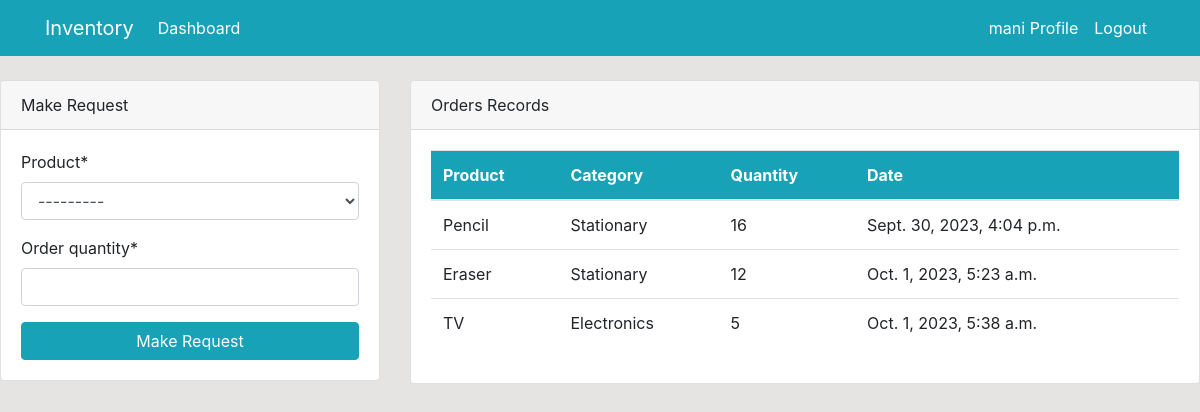
Screenshot of /dashboard/ (signed in) with the database file from the repository.
### dashboard/models.py (models this page shows, shortened)
class Order(models.Model):
    product = models.ForeignKey(Product, on_delete=models.CASCADE, null=True)
    staff = models.ForeignKey(User, on_delete=models.CASCADE, null=True)
    order_quantity = models.PositiveIntegerField(null=True)
    date=models.DateTimeField(auto_now_add=True)

class Product(models.Model):
    name=models.CharField(max_length=100, null=True)
    category=models.CharField(max_length=200,  choices=CATEGORY, null=True)
    quantity=models.PositiveBigIntegerField(null=True)
    minimum_stock = models.PositiveIntegerField(default=2)
    minimum_quantity = models.PositiveIntegerField(default=2)
    current_stock = models.PositiveIntegerField(default=0)
    description = models.TextField("Default description")
    class Meta:
        verbose_name_plural='Product'
    def __str__(self):
        return f'{self.name}-{self.quantity}'

### dashboard/views.py (the view)
# urls.py: path('dashboard/',views.index,name='dashboard-index'),
@login_required(login_url='user-login')
def index(request):
    orders=Order.objects.all()
    products=Product.objects.all()
    orders_count=orders.count()
    products_count=products.count()
    workers_count=User.objects.all().count()
    if request.method=='POST':
        form=OrderForm(request.POST)
        if form.is_valid():
            instance=form.save(commit=False)
            instance.staff=request.user
            instance.save()
            return redirect('dashboard-index')
    else:
        form=OrderForm()
    context={
        'orders':orders,
        'form':form,
        'products':products,
        'products_count':products_count,
        'workers_count':workers_count,
        'orders_count':orders_count
    }
    return render(request,'dashboard/index.html',context)

### dashboard/forms.py
class OrderForm(forms.ModelForm):
    class Meta:
        model = Order
        fields = ['product', 'order_quantity']

### templates/dashboard/index.html (shortened to what this page needs)
{% extends 'partials/base.html' %}
{% block content %}
{% if user.is_authenticated and user.is_staff and user.is_superuser %}
{% include 'partials/topnav.html' %}
<div class="container">
    <div class="row my-5">
        <div class="col-md-6">
            <div class="bg-white">
                <canvas id="myChart1" width="400" height="300"></canvas>
                <script>
                    var ctx = document.getElementById('myChart1').getContext('2d');
                    var myChart1 = new Chart(ctx, {
                        type: 'pie',
                        data: {
                            labels: [{% for order in orders %} '{{order.product.name}}', {% endfor %}],
                            datasets: [{
                                label: 'Orders',
                                data: [{%for order in orders %} '{{order.order_quantity}}', {%endfor%}],
                                backgroundColor: [
                                    'rgba(255, 99, 132, 1)',
                                    'rgba(54, 162, 235, 1)',
                                    'rgba(255, 206, 86, 1)',
                                    'rgba(75, 192, 192, 1)',
                                    'rgba(153, 102, 255, 1)',
                                    'rgba(25, 159, 64, 1)',
                                    'rgba(212, 99, 130, 1)',
                                    'rgba(234, 160, 205, 1)',
                                    'rgba(255, 206, 86, 1)',
                                    'rgba(34, 112, 162, 1)',
                                    'rgba(153, 102, 255, 1)',
                                    'rgba(255, 159, 64, 1)',
                                ],
                                borderColor: [
                                    'rgba(255, 99, 132, 1)',
                                    'rgba(54, 162, 235, 1)',
                                    'rgba(255, 206, 86, 1)',
                                    'rgba(75, 192, 192, 1)',
                                    'rgba(153, 102, 255, 1)',
                                    'rgba(255, 159, 64, 1)',
                                    'rgba(25, 159, 64, 1)',
                                    'rgba(212, 99, 130, 1)',
                                    'rgba(234, 160, 205, 1)',
                                    'rgba(255, 206, 86, 1)',
                                    'rgba(34, 112, 162, 1)',
                                    'rgba(153, 102, 255, 1)',
                                    'rgba(255, 159, 64, 1)',
                                ],
                                borderWidth: 1
                            }]
                        },
                        options: {
                            scales: {
                                yAxes: [{
                                    ticks: {
                                        beginAtZero: true
                                    }
                                }]
                            }
                        }
                    });
                </script>
            </div>
        </div>
        <div class="col-md-6">
            <div class="bg-white">
                <canvas id="myChart" width="400" height="300"></canvas>
                <script>
                    var ctx = document.getElementById('myChart').getContext('2d');
                    var myChart = new Chart(ctx, {
                        type: 'bar',
                        data: {
                            labels: [{% for product in products %} '{{product.name}}', {% endfor %}],
                            datasets: [{
                                label: 'Products',
                                data: [{% for product in products %} {{product.quantity}}, {% endfor %}],
                                backgroundColor: [
                                'rgba(25, 159, 64, 1)',
                                'rgba(212, 99, 130, 1)',
                                'rgba(234, 160, 205, 1)',
                                'rgba(255, 206, 86, 1)',
                                'rgba(34, 112, 162, 1)',
                                'rgba(153, 102, 255, 1)',
                                'rgba(255, 159, 64, 1)',
                                    'rgba(255, 99, 132, 1)',
                                    'rgba(54, 162, 235, 1)',
                                    'rgba(255, 206, 86, 1)',
                                    'rgba(75, 192, 192, 1)',
                                    'rgba(153, 102, 255, 1)',
                                    'rgba(255, 159, 64, 1)',
                                ],
                                borderColor: [
                                'rgba(25, 159, 64, 1)',
                                'rgba(212, 99, 130, 1)',
                                'rgba(234, 160, 205, 1)',
                                'rgba(255, 206, 86, 1)',
                                'rgba(34, 112, 162, 1)',
                                'rgba(153, 102, 255, 1)',
                                'rgba(255, 159, 64, 1)',
                                    'rgba(255, 99, 132, 1)',
                                    'rgba(54, 162, 235, 1)',
                                    'rgba(255, 206, 86, 1)',
                                    'rgba(75, 192, 192, 1)',
                                    'rgba(153, 102, 255, 1)',
                                    'rgba(255, 159, 64, 1)'
                                ],
                                borderWidth: 1
                            }]
                        },
                        options: {
                            scales: {
                                yAxes: [{
                                    ticks: {
                                        beginAtZero: true
                                    }
                                }]
                            }
                        }
                    });
                </script>
            </div>
        </div>
    </div>
</div>
{% else %}
 {%include 'dashboard/staff_index.html' %}
{% endif%}
{% endblock %}

### templates/partials/nav.html (shortened to what this page needs)
 <nav class="navbar navbar-expand-lg navbar-info bg-info">
    <div class="container">
        {% if user.is_authenticated %}
        <a class="navbar-brand text-white" href="{% url 'dashboard-index' %}">Inventory</a>
        <div class="collapse navbar-collapse" id="navbarSupportedContent">
            <ul class="navbar-nav mr-auto">
                <li class="nav-item active">
                    <a class="nav-link text-white" href="{% url 'dashboard-index' %}">Dashboard </a>
                </li>
            </ul>
            <ul class="navbar-nav ml-auto">
                <li class="nav-item active">
                    <a class="nav-link text-white" href="{% url 'user-profile' %}">{{ user.username}} Profile</a>
                </li>
                <li class="nav-item">
                    <a class="nav-link text-white" href="{% url 'user-logout' %}">Logout</a>
                </li>
            </ul>
            {% endif %}
        </div>
    </div>
</nav>

### templates/dashboard/staff_index.html (shortened to what this page needs)
{% load crispy_forms_tags %}
<div>
    <div class="row mt-4">
        <div class="col-md-4">
            <div class="card">
                <div class="card-header">
                    Make Request
                </div>
                <div class="card-body">
                    <form method="POST">
                        {{ form|crispy }}
                        <input class="btn btn-info btn-block" type="submit" value="Make Request">
                    </form>
                </div>
            </div>
        </div>
        <div class="col-md-8">
            <div class="card">
                <div class="card-header">
                    Orders Records
                </div>
                <div class="card-body">
                    <table class="table bg-white">
                        <thead class="bg-info text-white">
                            <tr>
                                <th scope="col">Product</th>
                                <th scope="col">Category</th>
                                <th scope="col">Quantity</th>
                                <th scope="col">Date</th>
                            </tr>
                        </thead>
                        <tbody>
                            {% for order in orders%}
                            {% if order.staff == user %}
                            <tr>
                                <td>{{ order.product.name}}</td>
                                <td>{{ order.product.category}}</td>
                                <td>{{ order.order_quantity }}</td>
                                <td>{{ order.date }}</td>
                            </tr>
                            {% endif %}
							{% endfor %}
                        </tbody>
                    </table>
                </div>
            </div>
        </div>
    </div>
</div>

### static/style.css (style rules this page uses)
body { background: rgb(230, 227, 227); }

### rows the page displays
Order: product.name "Pencil", product.category "Stationary", order_quantity "16", date "Sept. 30, 2023, 4:04 p.m."
Order: product.name "Eraser", product.category "Stationary", order_quantity "12", date "Oct. 1, 2023, 5:23 a.m."
Order: product.name "TV", product.category "Electronics", order_quantity "5", date "Oct. 1, 2023, 5:38 a.m."

### other values shown
{{ user.username }} "mani"
